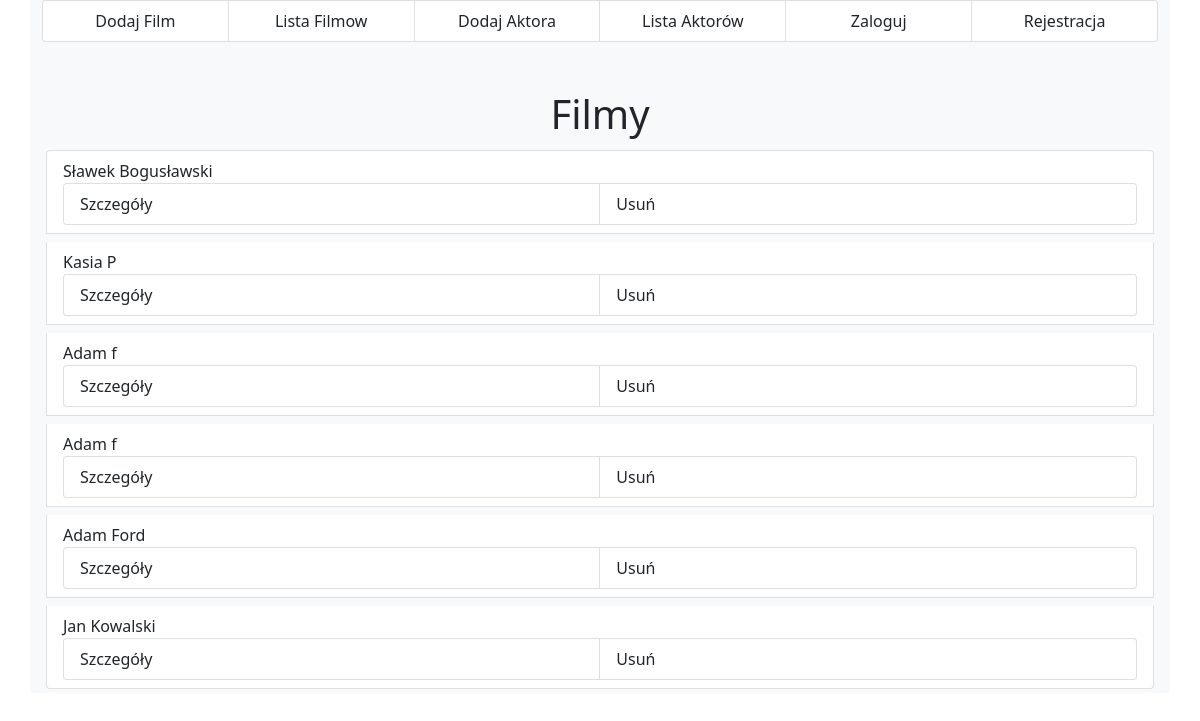
/movie/list_actor/, run on an earlier commit of the app's database.
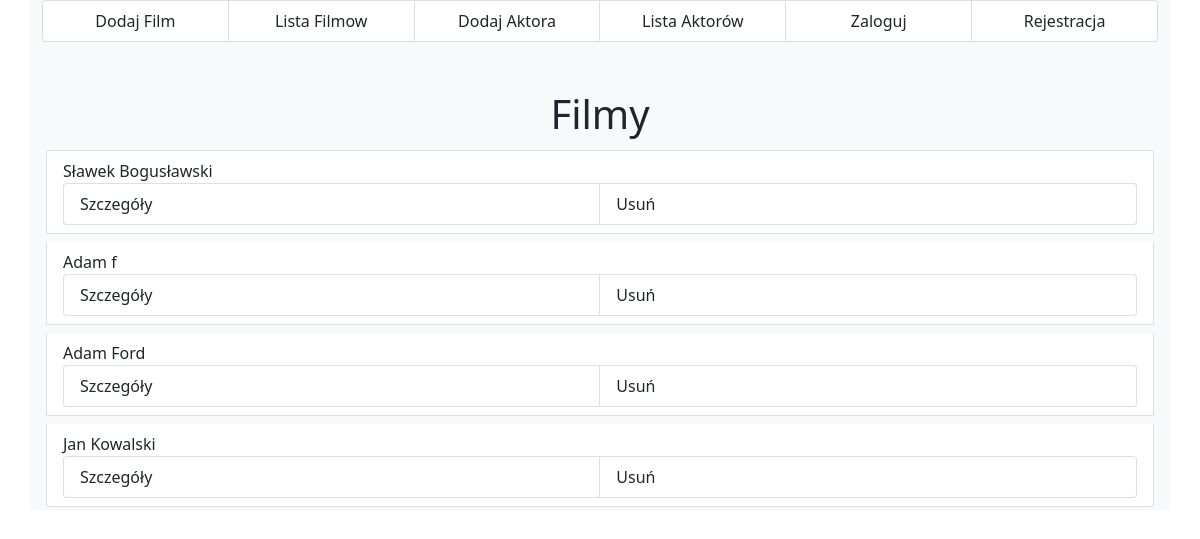
And on a later commit of the database.
### movie/models.py (models this page shows)
class Actor(models.Model):
    first_name = models.CharField(max_length=20)
    last_name = models.CharField(max_length=20)
    def __str__(self):
        return f"{self.first_name} {self.last_name}"

### movie/views.py (the view)
# urls.py: path('list_actor/', views.ListActorView.as_view(), name='list_actor'),
class ListActorView(ListView):
    model = Actor
    template_name = 'list.html'

### templates/list.html (shortened to what this page needs)
{% extends 'base.html' %}
{% block content %}
    <h1 class="text-center">Filmy</h1>
    <ul class="list-group">
        {% for item in object_list %}
            <li class="list-group-item m-1"> {{ item }}
            <ul class="list-group list-group-horizontal">
                <a class="list-group-item list-group-item-action" href="{% url 'detail_actor' item.id %}">Szczegóły </a>
                <a class="list-group-item list-group-item-action" href="{% url 'delete_actor' item.id %}">Usuń </a>
            </ul>
            </li>
        {% endfor %}
    </ul>
{% endblock %}

### templates/base.html (shortened to what this page needs)
{% load static %}
<!doctype html>
<html lang="pl">
<head>
    <link href="{% static 'bootstrap-5.0.2/css/bootstrap.css' %}" rel="stylesheet">
</head>
<body>
<div class="container bg-light">
    <div class="row ">
        <div class="col text-center ">
            {% include 'navbar.html' %}
        </div>
    </div>
    <div class="row mt-5 ">
        <div class="col">
            {% block content %}
            {% endblock %}
        </div>
    </div>
</div>
</body>
</html>

### templates/navbar.html
<ul class="list-group list-group-horizontal">
    <a href="{% url 'add_movie' %}" class="list-group-item list-group-item-action">Dodaj Film</a>
    <a href="{% url 'list_movie' %}" class="list-group-item list-group-item-action">Lista Filmow</a>
    <a href="{% url 'add_actor' %}" class="list-group-item list-group-item-action">Dodaj Aktora</a>
    <a href="{% url 'list_actor' %}" class="list-group-item list-group-item-action">Lista Aktorów</a>
    {% if user.is_authenticated %}
        <a href="{% url 'logout' %}" class="list-group-item list-group-item-action">Wyloguj</a>
    {% else %}
        <a href="{% url 'login' %}" class="list-group-item list-group-item-action">Zaloguj</a>
        <a href="{% url 'signup' %}" class="list-group-item list-group-item-action">Rejestracja</a>
    {% endif %}
</ul>

What changed in the data, as far as the page shows it:
removed Actor: first_name+last_name "Kasia P"
removed Actor: first_name+last_name "Adam f"
